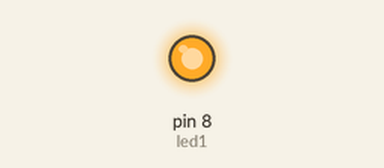
Bench run of a sketch on a simulated Arduino Uno, built with avr-gcc and run on an emulated ATmega328P. On the bench: output pins drawn as LEDs (lit = HIGH).

Above: at 0.05 s.
Timing chart, 0 to 3.0 s (numbered marks = the images above):
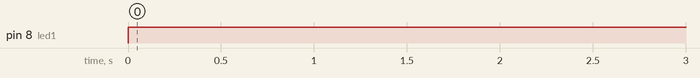

Measured:
- by itself, pin 8 (led1): LOW → HIGH at 0.00 s

The sketch:

led_yakma.ino
```cpp
int led1 = 8;

void setup() {
 pinMode(led1 , OUTPUT);

}

void loop() {

digitalWrite(led1 , HIGH);
delay(1000);
digitalWrite(led1, LOW);

}
```
